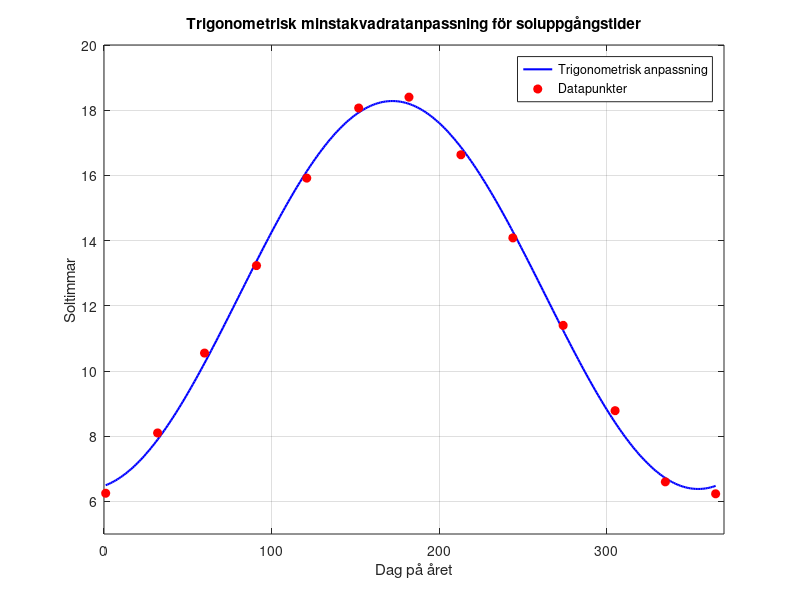

The MATLAB script that drew this image:
% Definiera datapunkterna
x = [1, 32, 60, 91, 121, 152, 182, 213, 244, 274, 305, 335, 365];

% Konvertera tiden till decimaltimmar
hours = [6, 8, 10, 13, 15, 18, 18, 16, 14, 11, 8, 6, 6];
minutes = [15, 6, 33, 14, 55, 4, 24, 38, 5, 24, 47, 36, 14];
y = hours + minutes/60;

% Definiera frekvensen (w)
w = 2*pi/365;

% Skapa designmatrisen
A = [ones(length(x), 1), cos(w*x'), sin(w*x')];

% Lös minstakvadratproblemet
c = (A'*A)\(A'*y');

% Skapa ett finare grid för plottning
x_fine = 1:1:365;

% Beräkna den anpassade funktionen
y_trig = c(1) + c(2)*cos(w*x_fine) + c(3)*sin(w*x_fine);

% Plotta resultatet
figure;
plot(x_fine, y_trig, 'b-', 'LineWidth', 1.5);
hold on;
plot(x, y, 'ro', 'MarkerFaceColor', 'r');
grid on;
xlabel('Dag på året');
ylabel('Soltimmar');
title('Trigonometrisk minstakvadratanpassning för soluppgångstider');
legend('Trigonometrisk anpassning', 'Datapunkter');

% Snygga till plotten
axis([0 370 5 20]);

% Skriv ut koefficienterna
fprintf('Koefficienterna (c1, c2, c3):\n');
fprintf('c1 = %.4f\n', c(1));
fprintf('c2 = %.4f\n', c(2));
fprintf('c3 = %.4f\n', c(3));

% Beräkna RMS-felet
rms_error = sqrt(mean((y - (c(1) + c(2)*cos(w*x) + c(3)*sin(w*x))).^2));
fprintf('\nRMS-fel: %.4f\n', rms_error);